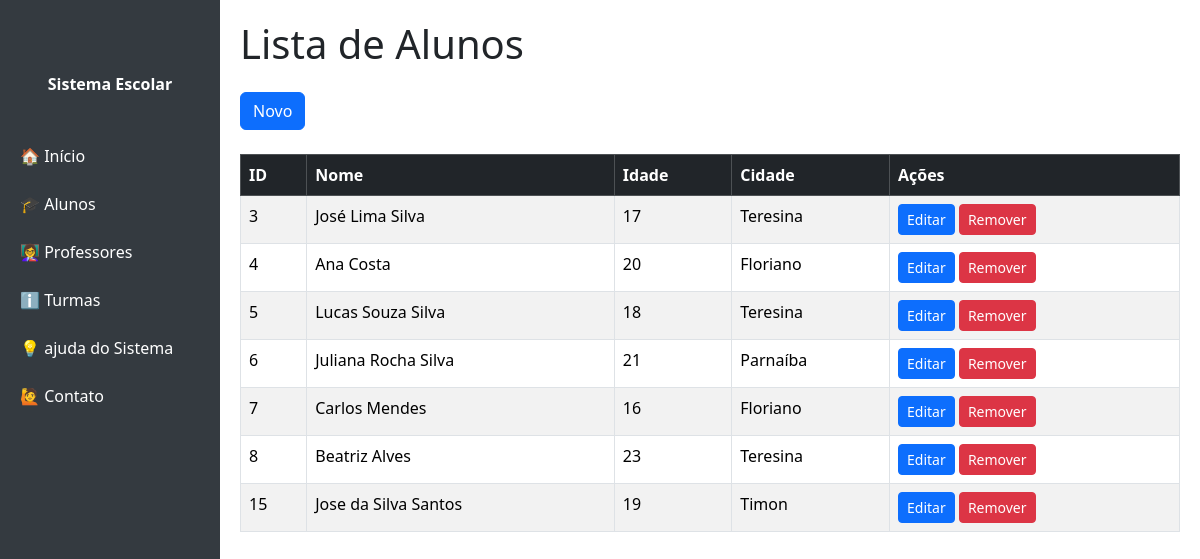
The page /aluno on the database its author committed.
### tables this page shows
CREATE TABLE aluno (
    id INTEGER PRIMARY KEY AUTOINCREMENT,
    nome TEXT NOT NULL,
    idade INTEGER,
    cidade TEXT
);

### app.py (the view)
@app.route('/aluno')
def listar_aluno():
    DB_PATH = "banco_escola.db"
    conn = sqlite3.connect(DB_PATH)
    cursor = conn.cursor()
    cursor.execute('SELECT id, nome, idade, cidade FROM aluno')
    lista = cursor.fetchall()
    conn.close()
    return render_template('aluno/lista.html', lista=lista)

### templates/aluno/lista.html
{% include 'dashboard/cabecalho.html' %}
<h1 class="mb-4">Lista de Alunos</h1>
<div class="mt-3 mb-4">
    <a href="/alunos/form" class="btn btn-primary">Novo</a>
</div>
    <table class="table table-bordered table-striped">
        <thead class="table-dark">
        <tr>
            <th>ID</th>
            <th>Nome</th>
            <th>Idade</th>
            <th>Cidade</th>
            <th>Ações</th>
        </tr>
    </thead>
    <tbody>
        {% for item in lista %}
        <tr>
            <td>{{ item[0] }}</td>
            <td>{{ item[1] }}</td>
            <td>{{ item[2] }}</td>
            <td>{{ item[3] }}</td>
            <td>
                <a href="/alunos/editar/{{ item[0] }}" class="btn btn-primary btn-sm">Editar</a>
                <a href="/alunos/remover/{{ item[0] }}" class="btn btn-danger btn-sm"
                   onclick="return confirm('Tem certeza que deseja remover este registro?');">
                   Remover
                </a>
            </td>
        </tr>
        {% endfor %}
    </tbody>
    </table>
{% include 'dashboard/cabecalho.html' %}

### templates/dashboard/cabecalho.html (shortened to what this page needs)
<!DOCTYPE html>
<html lang="pt-BR">
<head>
    <link href="https://cdn.jsdelivr.net/npm/bootstrap@5.3.3/dist/css/bootstrap.min.css" rel="stylesheet">
</head>
<body>
    {% include 'dashboard/menu.html' %}
    <div class="main">

### templates/dashboard/menu.html
<nav class="sidebar">
    <a class="navbar-brand text-center fw-bold d-block mb-4 text-white" href="#">Sistema Escolar</a>
    <a href="/">🏠 Início</a>
    <a href="/aluno">🎓 Alunos</a>
    <a href="professor">👩‍🏫 Professores</a>
    <a href="/turma">ℹ️ Turmas</a>
    <a href="/ajuda">💡 ajuda do Sistema</a>
    <a href="/contato">🙋 Contato</a>
</nav>

### templates/dashboard/cabecalho.html (style rules this page uses)
body { min-height: 100vh; }
.sidebar { height: 100vh; position: fixed; left: 0; top: 0; width: 220px; background-color: #343a40; padding-top: 60px; }
.sidebar a { color: #fff; display: block; padding: 12px 20px; text-decoration: none; }
.main { margin-left: 220px; padding: 20px; }

### rows shown on the page
aluno: id "3", nome "José Lima Silva", idade "17", cidade "Teresina"
aluno: id "4", nome "Ana Costa", idade "20", cidade "Floriano"
aluno: id "5", nome "Lucas Souza Silva", idade "18", cidade "Teresina"
aluno: id "6", nome "Juliana Rocha Silva", idade "21", cidade "Parnaíba"
aluno: id "7", nome "Carlos Mendes", idade "16", cidade "Floriano"
aluno: id "8", nome "Beatriz Alves", idade "23", cidade "Teresina"
aluno: id "15", nome "Jose da Silva Santos", idade "19", cidade "Timon"
